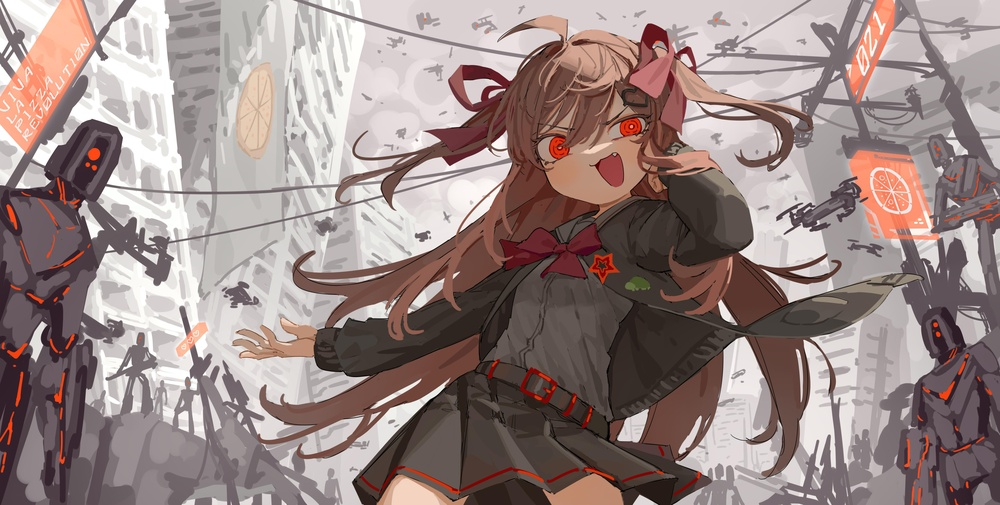
#> input picture nwero.jpg, 1000 x 505 px, shrunk from 6551 x 3309 before the run
$ python main.py
#> lines starting #> are read from the running program, lines starting #| are printed output that depends on the picture
import cv2

INPUT_IMG_PATH = 'nwero.jpg'
OUTPUT_IMG_PATH = 'gray_nwero.jpg'

def process_img(base_img):
    gray_img = cv2.cvtColor(base_img, cv2.COLOR_BGR2GRAY) # Convert to gray scale
    return gray_img

def main():
    base_img = cv2.imread(INPUT_IMG_PATH)
#> base_img is the input picture: shape (505, 1000, 3); mean B, G, R 132.4, 135, 152.8
    cv2.imwrite(OUTPUT_IMG_PATH, process_img(base_img))
#> in process_img, `gray_img = cv2.cvtColor(base_img, cv2.COLOR_BGR2GRAY)`:
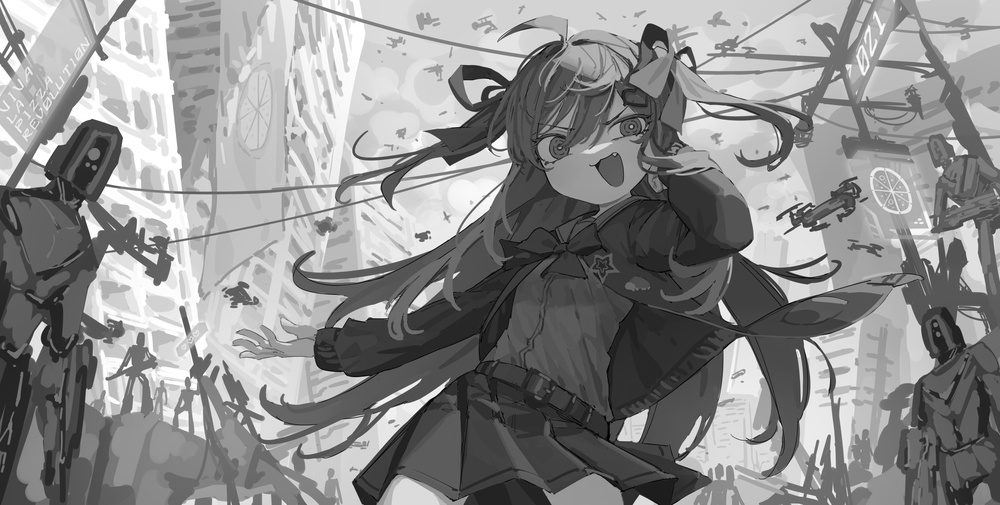
#> gray_img: shape (505, 1000); min 0, max 255, mean 140.1

if __name__ == '__main__':
    main()

$ run again, with uh.jpg copied over nwero.jpg
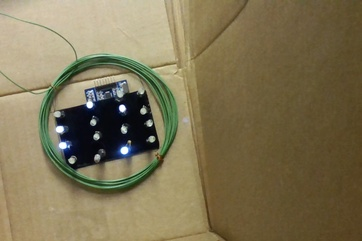
#> input picture uh.jpg, 362 x 241 px, shrunk from 2374 x 1582 before the run
#> in main, base_img is the input picture: shape (241, 362, 3); mean B, G, R 84.1, 115.8, 127
#> in process_img, `gray_img = cv2.cvtColor(base_img, cv2.COLOR_BGR2GRAY)`:
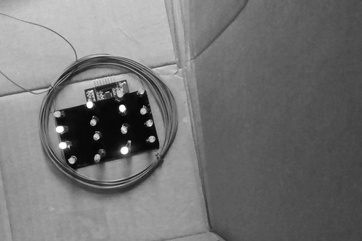
#> gray_img: shape (241, 362); min 1, max 255, mean 115.5
